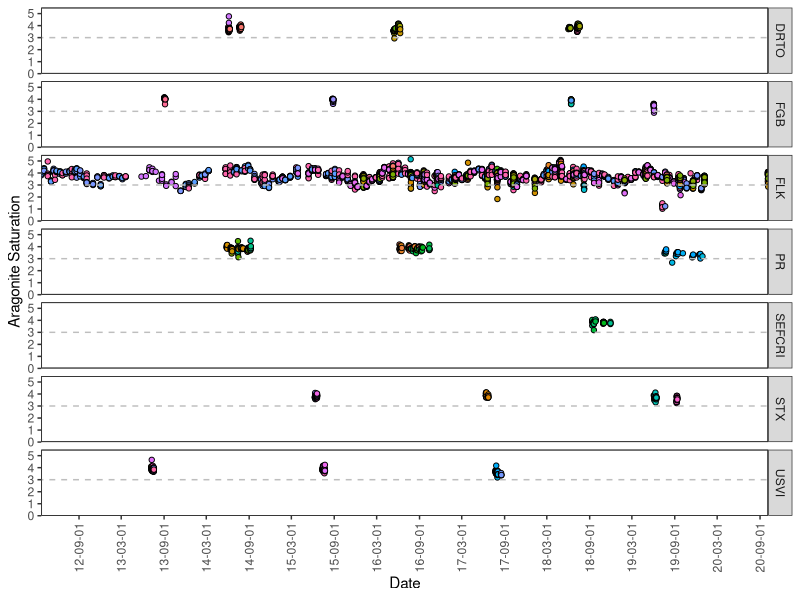
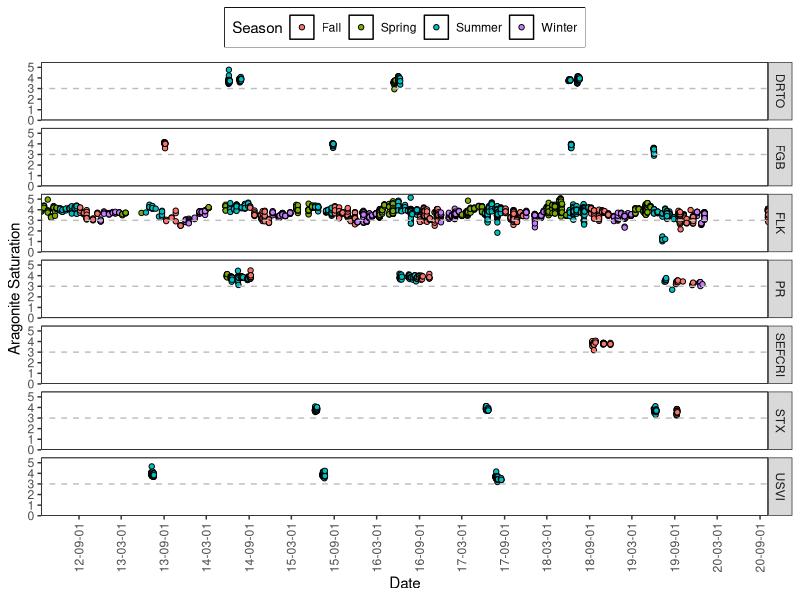
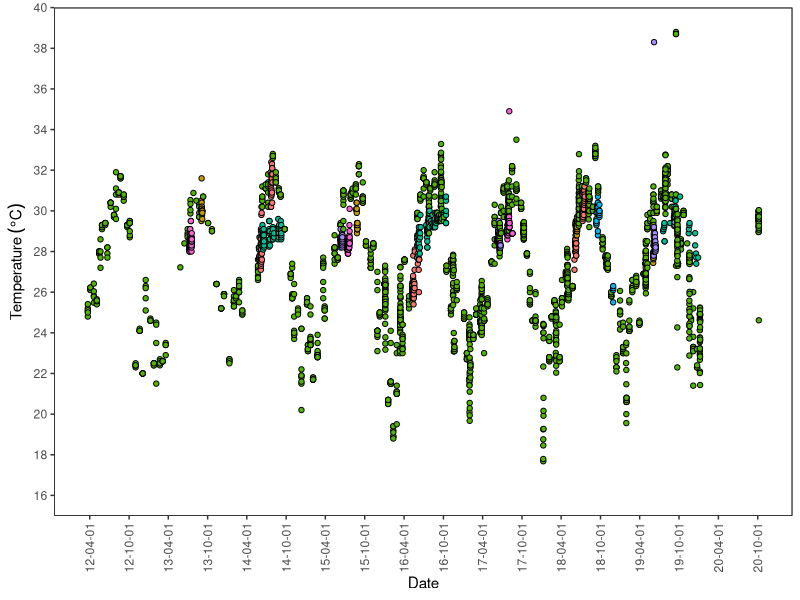
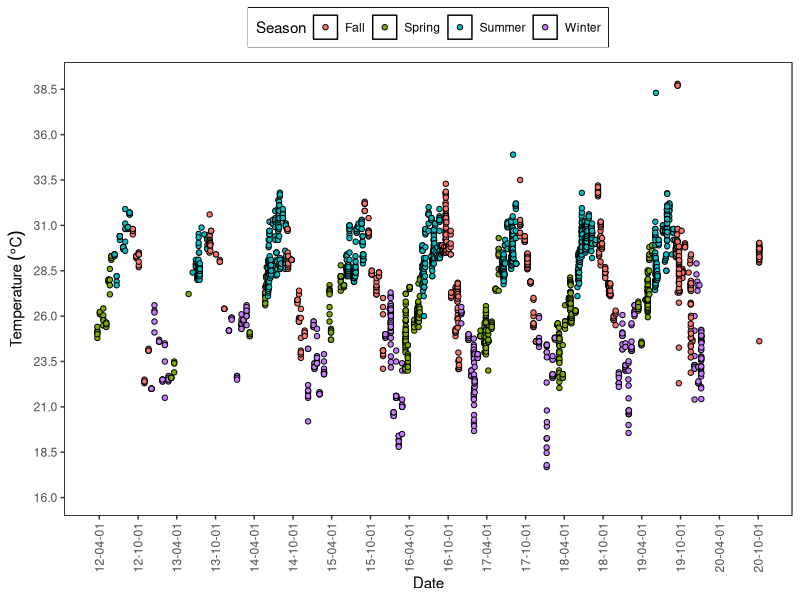
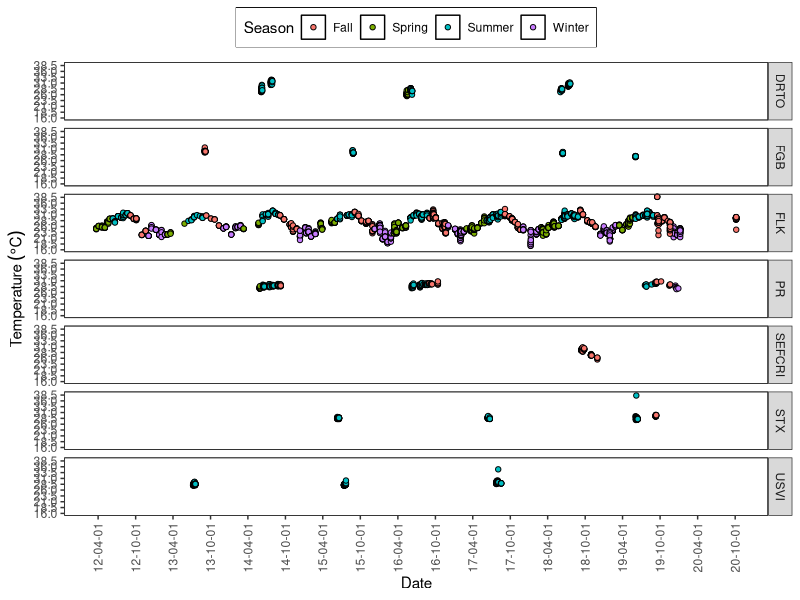
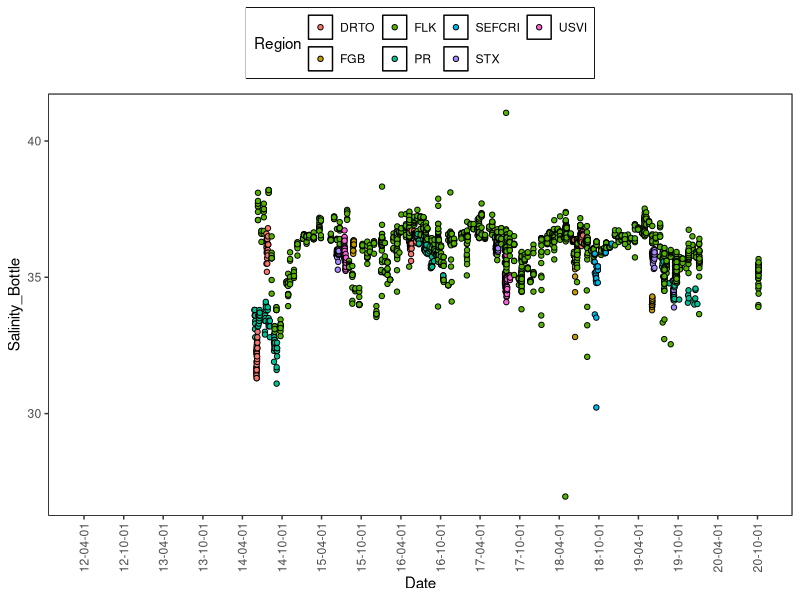
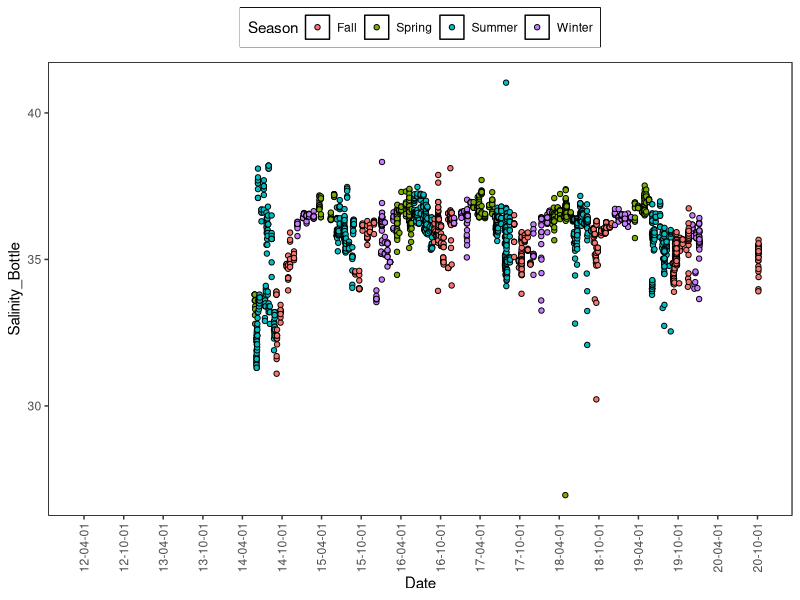
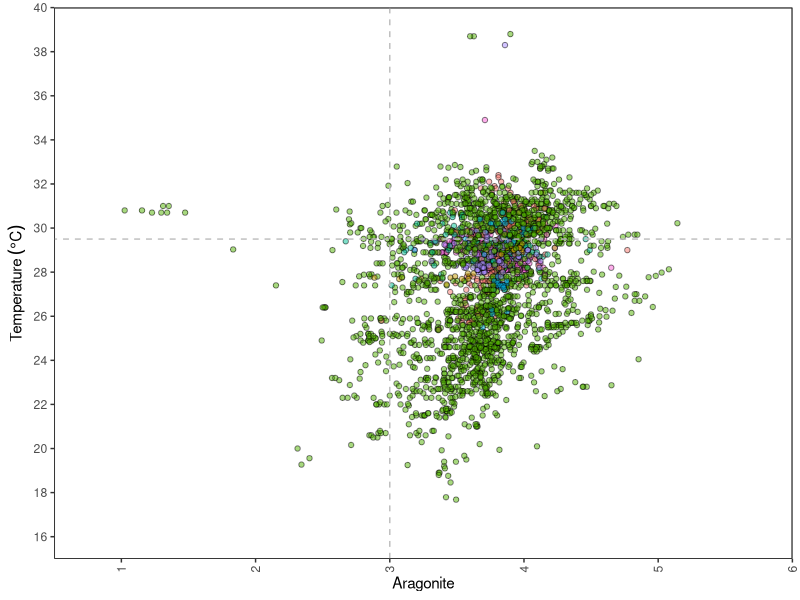

Recreate these plots in R, in order.
## ---- chunk 1
knitr::opts_chunk$set(echo = TRUE, warning = FALSE, message = FALSE)
## ---- chunk 2
# Libraries
    library(plyr)
    library(tidyverse)
    library(reshape2)
    library(ggthemes)
    library(lubridate)
    library(knitr)
## ---- chunk 3
# Get data
CC.data<-read.csv("Data/NCRMP_CarbonateChemistryData_All_Atlantic_updated.csv", header = T)
  summary(CC.data)
  str((CC.data))

# Format variables     
  CC.data$Year<-as.numeric(CC.data$Year)
  CC.data$Aragonite_Sat_W<-as.numeric((as.character(CC.data$Aragonite_Sat_W)))
  CC.data$Temperature_C <-as.numeric((as.character(CC.data$Temperature_C)))
  CC.data$TA <-as.numeric((as.character(CC.data$TA)))
  CC.data$DIC <-as.numeric((as.character(CC.data$DIC)))
  CC.data$Date<-as.Date(CC.data$ESTDate, "%m/%d/%Y")
## ---- chunk 4
# Define seasons
  metseasons <- c(
    "01" = "Winter", "02" = "Winter",
    "03" = "Spring", "04" = "Spring", "05" = "Spring",
    "06" = "Summer", "07" = "Summer", "08" = "Summer",
    "09" = "Fall", "10" = "Fall", "11" = "Fall",
    "12" = "Winter"
  )

Seasons<-as.data.frame(metseasons[format(CC.data$Date, "%m")])
colnames(Seasons)<-"Season"
CC.data<-cbind(CC.data, Seasons)

## ---- chunk 5
Cases_Reg_Year<-CC.data %>% count(Year, Region, sort = F)


Cases_Reg_Year<-Cases_Reg_Year %>%
    pivot_wider(names_from = Year, values_from = n)

kable(head(Cases_Reg_Year, format = "html"))
## ---- chunk 6
Cases_Reg_season<-CC.data %>% count(Season, Region, sort = F)

Cases_Reg_season<-Cases_Reg_season %>%
    pivot_wider(names_from = Season, values_from = n)

kable(head(Cases_Reg_season, format = "html"))
## ---- chunk 7
Cases_Site_FLK<-filter(CC.data, Region=="FLK") %>% count(Year, SiteID, sort = F)
Cases_Site_FLK

Cases_Site_FLK<-Cases_Site_FLK %>%
    pivot_wider(names_from = Year, values_from = n)

kable(head(Cases_Site_FLK, format = "html"))
## ---- chunk 8
Cases_Site_PR<-filter(CC.data, Region=="PR") %>% count(Year, SiteID, sort = F)
Cases_Site_PR

Cases_Site_PR<-Cases_Site_PR %>%
    pivot_wider(names_from = Year, values_from = n)

kable(head(Cases_Site_PR, format = "html"))
## ---- chunk 9

Temp.Season <- ddply (CC.data, .(Region, Season),summarise,
                Tmin = min (Temperature_C, na.rm = F), 
                Tmax = max (Temperature_C, na.rm = F),
                Tmean = mean (Temperature_C, na.rm = F), 
                Tsd = sd (Temperature_C, na.rm = F))

kable(head(Temp.Season, format = "html"))


## ---- chunk 10

Aragonite.Season <- ddply (CC.data, .(Region, Season),summarise,
                Amin = min (Aragonite_Sat_W, na.rm = F), 
                Amax = max (Aragonite_Sat_W, na.rm = F),
                Amean = mean (Aragonite_Sat_W, na.rm = F), 
                Asd = sd (Aragonite_Sat_W, na.rm = F))

kable(head(Aragonite.Season, format = "html"))
## ---- chunk 11
TA.Season <- ddply (CC.data, .(Region, Season),summarise,
                TAmin = min (TA, na.rm = F), 
                TAmax = max (TA, na.rm = F),
                TAmean = mean (TA, na.rm = F), 
                TAsd = sd (TA, na.rm = F))

kable(head(TA.Season, format = "html"))
## ---- chunk 12
DIC.Season <- ddply (CC.data, .(Region, Season),summarise,
                Amin = min (DIC, na.rm = F), 
                Amax = max (DIC, na.rm = F),
                Amean = mean (DIC, na.rm = F), 
                Asd = sd (DIC, na.rm = F))

kable(head(DIC.Season, format = "html"))
## ---- chunk 13
Aragonite<- ggplot(CC.data) + theme_bw() +
  
  scale_y_continuous(limits = c(0,5.5),
                       name=("Aragonite Saturation") ,
                       breaks = seq(0, 5, 1),  
                       expand = c(0, 0)) +
  scale_x_date(name="Date",
               #labels = date_format("%M/%Y"),
               #limits = c(-1,114),
               expand = c(0, 0),
               breaks ="6 months")+
  
  #scale_shape_manual(values=c(21,2,24))+
  #scale_colour_manual(values = c("gray35","gray70", "gray70"))+

geom_point(aes (Date, Aragonite_Sat_W, fill=SiteID), shape=21)+    
#geom_point(aes (Date, Aragonite_Sat_W, fill=Sample_Depth_m), shape=21)+
#geom_line(aes (Date, Aragonite_Sat_W, fill=SiteID), alpha=0.3)+

theme(legend.position="none",
          plot.background=element_blank(),
          axis.text.x = element_text(angle = 90, vjust = 0.5),
          panel.grid.major.y = element_blank(),
          panel.grid.major.x = element_blank(),
          panel.grid.minor.x = element_blank(),
          panel.grid.minor.y = element_blank(),
          legend.box.background = element_rect(),
          panel.background =element_rect(fill = NA, color = "black")
          ) +
  geom_abline(slope = 0, intercept = 3, color="gray", linetype=2)+
  facet_grid(Region~.)
  
Aragonite
#ggsave(file="Outputs/Aragonite.svg", plot=Aragonite, dpi = 300, width=6, height=4)

## ---- chunk 14
AragoniteS<- ggplot(CC.data) + theme_bw() +
  
  scale_y_continuous(limits = c(0,5.5),
                       name=("Aragonite Saturation") ,
                       breaks = seq(0, 5, 1),  
                       expand = c(0, 0)) +
  scale_x_date(name="Date",
               #labels = date_format("%M/%Y"),
               #limits = c(-1,114),
               expand = c(0, 0),
               breaks ="6 months")+
  
  #scale_shape_manual(values=c(21,2,24))+
  #scale_colour_manual(values = c("gray35","gray70", "gray70"))+

geom_point(aes (Date, Aragonite_Sat_W, fill=Season), shape=21)+    
#geom_point(aes (Date, Aragonite_Sat_W, fill=Sample_Depth_m), shape=21)+
#geom_line(aes (Date, Aragonite_Sat_W, fill=SiteID), alpha=0.3)+

theme(legend.position="top",
          plot.background=element_blank(),
          axis.text.x = element_text(angle = 90, vjust = 0.5),
          panel.grid.major.y = element_blank(),
          panel.grid.major.x = element_blank(),
          panel.grid.minor.x = element_blank(),
          panel.grid.minor.y = element_blank(),
          legend.box.background = element_rect(),
          panel.background =element_rect(fill = NA, color = "black")
          ) +
  geom_abline(slope = 0, intercept = 3, color="gray", linetype=2)+
  facet_grid(Region~.)
  
AragoniteS
#ggsave(file="Outputs/Aragonite.svg", plot=Aragonite, dpi = 300, width=6, height=4)

## ---- chunk 15
Temperature_All<- ggplot(CC.data) + theme_bw() +
  
  scale_y_continuous(limits = c(15,40),
                       name=(expression("Temperature"~(degree*C))),
                       breaks = seq(16, 40, 2),  
                       expand = c(0, 0)) +
  scale_x_date(name="Date",
               #labels = date_format("%M/%Y"),
               #limits = c(-1,114),
               #expand = c(0, 0),
               breaks ="6 months")+
  
  #scale_shape_manual(values=c(21,2,24))+
  #scale_colour_manual(values = c("gray35","gray70", "gray70"))+
  
geom_point(aes (Date, Temperature_C, fill=Region), shape=21)+
#geom_line(aes (Date, Temperature_C, colour=SiteID))+
 
theme(legend.position="none",
          plot.background=element_blank(),
          axis.text.x = element_text(angle = 90, vjust = 0.5),
          panel.grid.major.y = element_blank(),
          panel.grid.major.x = element_blank(),
          panel.grid.minor.x = element_blank(),
          panel.grid.minor.y = element_blank(),
          legend.box.background = element_rect(),
          panel.background =element_rect(fill = NA, color = "black")
          ) 
Temperature_All
#ggsave(file="Outputs/Figure_1_Experiment_design.svg", plot=Design, dpi = 300, width=6, height=4)

## ---- chunk 16
Temperature_Reg_Season<- ggplot(CC.data) + theme_bw() +
  
  scale_y_continuous(limits = c(15,40),
                       name=(expression("Temperature"~(degree*C))),
                       breaks = seq(16, 40, 2.5),  
                       expand = c(0, 0)) +
  scale_x_date(name="Date",
               #labels = date_format("%M/%Y"),
               #limits = c(-1,114),
               #expand = c(0, 0),
               breaks ="6 months")+
  
geom_point(aes (Date, Temperature_C, fill=Season), shape=21)+
#geom_line(aes (Date, Temperature_C, colour=SiteID))+
 
theme(legend.position="top",
          plot.background=element_blank(),
          axis.text.x = element_text(angle = 90, vjust = 0.5),
          panel.grid.major.y = element_blank(),
          panel.grid.major.x = element_blank(),
          panel.grid.minor.x = element_blank(),
          panel.grid.minor.y = element_blank(),
          legend.box.background = element_rect(),
          panel.background =element_rect(fill = NA, color = "black")
          ) 
Temperature_Reg_Season
#ggsave(file="Outputs/Figure_1_Experiment_design.svg", plot=Design, dpi = 300, width=6, height=4)

Temperature_Reg_Season+facet_grid(Region~.)
## ---- chunk 17
Sal_All<- ggplot(CC.data) + theme_bw() +
  
   # scale_y_continuous(#limits = c(15,40),
   #                      name="Salinity",
   #                     # breaks = seq(16, 40, 2),  
   #                      expand = c(0, 0)) +
  scale_x_date(name="Date",
               #labels = date_format("%M/%Y"),
               #limits = c(-1,114),
               #expand = c(0, 0),
               breaks ="6 months")+
  
 
geom_point(aes (Date, Salinity_Bottle, fill=Region), shape=21)+
#geom_line(aes (Date, Temperature_C, colour=SiteID))+
 
theme(legend.position="top",
          plot.background=element_blank(),
          axis.text.x = element_text(angle = 90, vjust = 0.5),
          panel.grid.major.y = element_blank(),
          panel.grid.major.x = element_blank(),
          panel.grid.minor.x = element_blank(),
          panel.grid.minor.y = element_blank(),
          legend.box.background = element_rect(),
          panel.background =element_rect(fill = NA, color = "black")
          ) 
Sal_All
#ggsave(file="Outputs/Figure_1_Experiment_design.svg", plot=Design, dpi = 300, width=6, height=4)

## ---- chunk 18
Sal_Reg_Season<- ggplot(CC.data) + theme_bw() +
  
  # scale_y_continuous(limits = c(15,40),
  #                      name=(expression("Temperature"~(degree*C))),
  #                      breaks = seq(16, 40, 2.5),  
  #                      expand = c(0, 0)) +
  scale_x_date(name="Date",
               #labels = date_format("%M/%Y"),
               #limits = c(-1,114),
               #expand = c(0, 0),
               breaks ="6 months")+
  
geom_point(aes (Date, Salinity_Bottle, fill=Season), shape=21)+
 
theme(legend.position="top",
          plot.background=element_blank(),
          axis.text.x = element_text(angle = 90, vjust = 0.5),
          panel.grid.major.y = element_blank(),
          panel.grid.major.x = element_blank(),
          panel.grid.minor.x = element_blank(),
          panel.grid.minor.y = element_blank(),
          legend.box.background = element_rect(),
          panel.background =element_rect(fill = NA, color = "black")
          ) 
Sal_Reg_Season
#ggsave(file="Outputs/Figure_1_Experiment_design.svg", plot=Design, dpi = 300, width=6, height=4)

#Sal_Reg_Season+facet_grid(Region~.)
## ---- chunk 19
Relationships<- ggplot(CC.data) + theme_bw() +
  
  scale_y_continuous(limits = c(15,40),
                       name=(expression("Temperature"~(degree*C))),
                       breaks = seq(16, 40, 2),
                       expand = c(0, 0)) +
  scale_x_continuous(name="Aragonite",
                 limits = c(0.5,6),
                 expand = c(0, 0),
                 breaks = seq(1,6,1))+
  
geom_point(aes (Aragonite_Sat_W, Temperature_C, fill=Region), alpha=0.5, shape=21)+
#geom_line(aes (Date, Temperature_C, colour=SiteID))+
 
theme(legend.position="none",
          plot.background=element_blank(),
          axis.text.x = element_text(angle = 90, vjust = 0.5),
          panel.grid.major.y = element_blank(),
          panel.grid.major.x = element_blank(),
          panel.grid.minor.x = element_blank(),
          panel.grid.minor.y = element_blank(),
          legend.box.background = element_rect(),
          panel.background =element_rect(fill = NA, color = "black")
          ) +
  geom_abline(slope = 0, intercept = 29.5, color="gray", linetype=2)+
  geom_vline(xintercept = 3, color="gray", linetype=2)
Relationships
#ggsave(file="Outputs/Figure_1_Experiment_design.svg", plot=Design, dpi = 300, width=6, height=4)
## ---- chunk 20
Relationships2<- ggplot(CC.data) + theme_bw() +
  
  scale_y_continuous(limits = c(1700,2900),
                       name="TA",
                       breaks = seq(1800, 2800, 200),
                       expand = c(0, 0)) +
  # scale_x_continuous(name="Aragonite",
  #                limits = c(0.5,6),
  #                expand = c(0, 0),
  #                breaks = seq(1,6,1))+
  
geom_point(aes (DIC, TA, fill=Season), alpha=0.5, shape=21)+
#geom_line(aes (Date, Temperature_C, colour=SiteID))+
 
theme(legend.position="top",
          plot.background=element_blank(),
          axis.text.x = element_text(angle = 90, vjust = 0.5),
          panel.grid.major.y = element_blank(),
          panel.grid.major.x = element_blank(),
          panel.grid.minor.x = element_blank(),
          panel.grid.minor.y = element_blank(),
          legend.box.background = element_rect(),
          panel.background =element_rect(fill = NA, color = "black")
          )
  #geom_abline(slope = 0, intercept = 29.5, color="gray", linetype=2)+
  #geom_vline(xintercept = 3, color="gray", linetype=2)
Relationships2
#ggsave(file="Outputs/Figure_1_Experiment_design.svg", plot=Design, dpi = 300, width=6, height=4)
## ---- chunk 21
Relationships2 + scale_x_continuous(name="DIC",
                  limits = c(1550, 2500),
                  expand = c(0, 0),
                  breaks = seq(1600,2500,200))

Relationships2 + scale_x_continuous(name="DIC",
                  limits = c(1550, 2500),
                  expand = c(0, 0),
                  breaks = seq(1600,2500,200))+
  facet_wrap(~Region)
  
